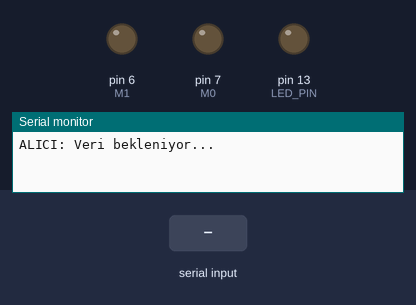
This sketch was run on a simulated Arduino Uno, built with avr-gcc and run on an emulated ATmega328P. Shown: output pins drawn as LEDs (lit = HIGH), the last lines printed to the serial monitor. The inputs (shaded band) are chosen by the test bench.

Above: at 1.7 s.
1.8 s: "1\n" received over the second serial link
At 1.9 s:
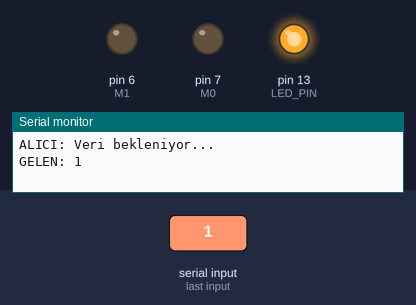
Timing chart, 0 to 4.8 s (numbered marks = the images above; inputs shaded):
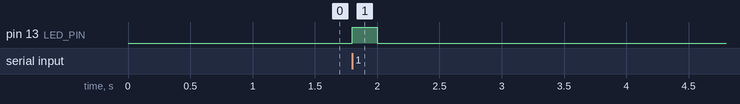

The sketch:

LoraAliciKod1.ino
```cpp
#include <SoftwareSerial.h>

SoftwareSerial loraSerial(10, 11); // RX, TX

#define M0 7
#define M1 6
#define LED_PIN 13

unsigned long ledTimer = 0;
bool ledDurum = false;

void setup() {
  Serial.begin(9600);
  loraSerial.begin(9600);

  pinMode(M0, OUTPUT);
  pinMode(M1, OUTPUT);
  pinMode(LED_PIN, OUTPUT);

  // NORMAL MOD (MODE 0)
  digitalWrite(M0, LOW);
  digitalWrite(M1, LOW);

  delay(500);
  Serial.println("ALICI: Veri bekleniyor...");
}

void loop() {
  // Veri Geldi mi?
  if (loraSerial.available()) {
    String gelen = loraSerial.readStringUntil('\n');

    if (gelen.length() > 0) {
      Serial.println("GELEN: " + gelen);

      // LED'i yak ve zamanlayıcıyı başlat (delay kullanmadan!)
      digitalWrite(LED_PIN, HIGH);
      ledDurum = true;
      ledTimer = millis();
    }
  }

  // LED'i kilitlenme yapmadan 200ms sonra söndür
  if (ledDurum && (millis() - ledTimer > 200)) {
    digitalWrite(LED_PIN, LOW);
    ledDurum = false;
  }
}
```

Measured:
- after the input at 1.8 s, pin 13 (LED_PIN): LOW → HIGH at once, → LOW 0.20 s later
